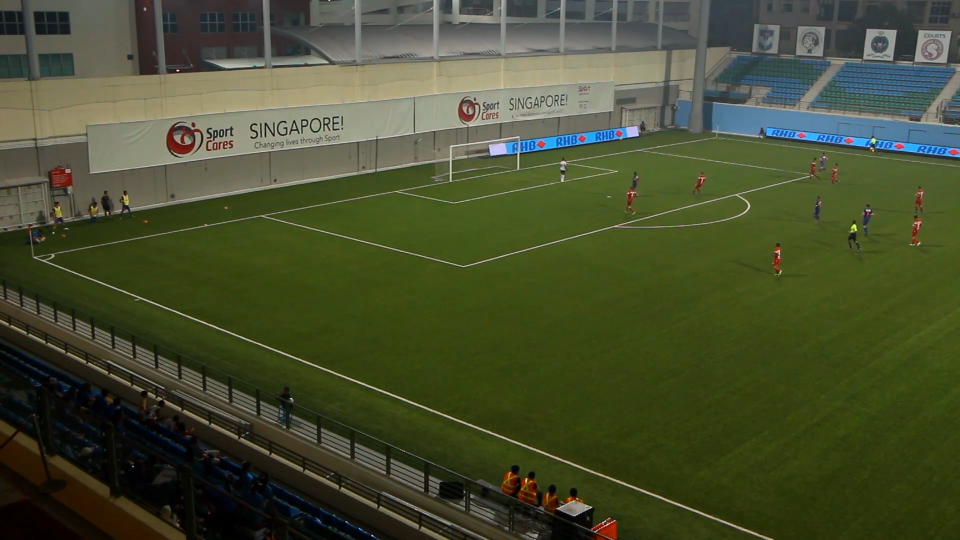
#> input picture imageLeft.jpg, 1920 x 1080 px, given in place of background.jpg, which was not available (shown at 1/2 size)
$ python tracking_white_goalie.py   (Python 2 division)   (older library calls are emulated)
#> lines starting #> are read from the running program, lines starting #| are printed output that depends on the picture; after the words box and inside, x2 and y2 are one past the last pixel; in counts of white or black regions, pixels touching at a corner belong together; pictures that were not available may be replaced by others from this repository, and a replacement may not be noted
import os
import numpy as np
import cv2
import copy


# [23 lines of commented-out code are left out]


cap = cv2.VideoCapture(os.getcwd() + "/stitchedVideo.avi")
firstFrame = cv2.imread(os.getcwd()+ "/background.jpg")
#> firstFrame is the input picture: shape (1080, 1920, 3); mean B, G, R 47.7, 77.9, 71.2
hsvBg = cv2.cvtColor(firstFrame, cv2.COLOR_BGR2HSV)
#> hsvBg: shape (1080, 1920, 3); mean H, S, V 41.8, 131.6, 81
frameCounts = int(cap.get(7))
lower_blue = np.array([110,50,50])
upper_blue = np.array([130,255,255])
lower_red = np.array([0,140,110])
upper_red = np.array([20,200,255])
# [6 lines of commented-out code are left out]
lower_white = np.array([100,90,100])
upper_white = np.array([150,120,140])
lower_yellow = np.array([30,150,200])
upper_yellow = np.array([100,255,255])

# lower_green = np.array([40,200,200])
# upper_green = np.array([71,255,255])
lower_green = np.array([30,150,200])
upper_green = np.array([100,255,255])


# lower_yellow = np.array([0,155,215])
# # bright green
# upper_yellow = np.array([100,255,255])
cv2.namedWindow("Final", 0)

#cv2.resizeWindow("Final", 1200,500)
height,width,layers = firstFrame.shape
#> height = 1080; width = 1920; layers = 3
maskImg = np.ones(firstFrame.shape[:2], dtype="uint8") * 255
# clahe = cv2.createCLAHE(clipLimit=2.0, tileGridSize=(4,4))
for i in range (0,frameCounts):
    _,frame = cap.read()
    hsv = cv2.cvtColor(frame, cv2.COLOR_BGR2HSV)
    kernel = np.ones((5,5),np.uint8)

    # find blue players
    maskBlue = cv2.inRange(hsv, lower_blue, upper_blue)
    res = cv2.bitwise_and(frame,frame, mask=maskBlue)
    image = cv2.cvtColor(res, cv2.COLOR_HSV2BGR)
    image = cv2.cvtColor(image, cv2.COLOR_BGR2GRAY)
    blurred = cv2.GaussianBlur(image, (33,33),1)
    # cv2.imshow('blur',blurred)
    # cv2.waitKey(0)
    dilation = cv2.dilate(blurred,kernel,iterations = 6)
    # cv2.imshow('dilation',dilation)
    # cv2.waitKey(0)
    _,threshBlue = cv2.threshold(dilation,10,255, cv2.THRESH_BINARY)
    (cntsBlue, _) = cv2.findContours(threshBlue,cv2.cv.CV_RETR_TREE,cv2.cv.CV_CHAIN_APPROX_SIMPLE)

    # find red players
    maskRed = cv2.inRange(hsv, lower_red, upper_red)
    res = cv2.bitwise_and(frame,frame, mask=maskRed)
    image = cv2.cvtColor(res, cv2.COLOR_HSV2BGR)
    image = cv2.cvtColor(image, cv2.COLOR_BGR2GRAY)
    blurred = cv2.GaussianBlur(image, (33,33),1)
    # cv2.imshow('blur',blurred)
    # cv2.waitKey(0)
    dilation = cv2.dilate(blurred,kernel,iterations = 6)
    # cv2.imshow('dilation',dilation)
    # cv2.waitKey(0)
    _,threshRed = cv2.threshold(dilation,10,255, cv2.THRESH_BINARY)
    (cntsRed, _) = cv2.findContours(threshRed,cv2.cv.CV_RETR_TREE,cv2.cv.CV_CHAIN_APPROX_SIMPLE)

    # find yellow players
    maskYellow = cv2.inRange(hsv, lower_yellow, upper_yellow)
    res = cv2.bitwise_and(frame,frame, mask=maskYellow)
    image = cv2.cvtColor(res, cv2.COLOR_HSV2BGR)
    image = cv2.cvtColor(image, cv2.COLOR_BGR2GRAY)
    blurred = cv2.GaussianBlur(image, (33,33),1)
    dilation = cv2.dilate(blurred,kernel,iterations = 6)
    _,threshYellow = cv2.threshold(dilation,10,255, cv2.THRESH_BINARY)
    (cntsYellow, _) = cv2.findContours(threshYellow,cv2.cv.CV_RETR_TREE,cv2.cv.CV_CHAIN_APPROX_SIMPLE)

    # find green players
    maskGreen = cv2.inRange(hsv, lower_green, upper_green)
    res = cv2.bitwise_and(frame,frame, mask=maskGreen)
    image = cv2.cvtColor(res, cv2.COLOR_HSV2BGR)
    image = cv2.cvtColor(image, cv2.COLOR_BGR2GRAY)
    blurred = cv2.GaussianBlur(image, (33,33),1)
    dilation = cv2.dilate(blurred,kernel,iterations = 6)
    _,threshGreen = cv2.threshold(dilation,10,255, cv2.THRESH_BINARY)
    (cntsGreen, _) = cv2.findContours(threshGreen,cv2.cv.CV_RETR_TREE,cv2.cv.CV_CHAIN_APPROX_SIMPLE)

    # find white players
    diff = cv2.absdiff(frame,firstFrame)
    #cv2.imshow("Final",diff)
    #cv2.waitKey(0)
    maskWhite = cv2.inRange(diff, lower_white, upper_white)
    res = cv2.bitwise_and(diff,diff, mask=maskWhite)
    #cv2.imshow("Final",res)
    #cv2.waitKey(0)
    #image = cv2.cvtColor(res, cv2.COLOR_HSV2BGR)
    image = cv2.cvtColor(res, cv2.COLOR_BGR2GRAY)
    #cv2.imshow("Final",image)
    #cv2.waitKey(0)
    blurred = cv2.GaussianBlur(image, (33,33),3)
    #cv2.imshow("Final",blurred)
    #cv2.waitKey(0)
    dilation = cv2.dilate(blurred,kernel,iterations = 6)
    #cv2.imshow("Final",dilation)
    #cv2.waitKey(30)
    _,threshWhite = cv2.threshold(dilation,6,255, cv2.THRESH_BINARY)
    #cv2.imshow("Final",threshWhite)
    #cv2.waitKey(30)
    (cntsWhite, _) = cv2.findContours(threshWhite,cv2.cv.CV_RETR_TREE,cv2.cv.CV_CHAIN_APPROX_SIMPLE)

    for c in cntsBlue:
        # if cv2.contourArea(c) < 100:
        #     # move to next contour
        #     continue
        M = cv2.moments(c)
        if (M['m00'] != 0):
            cx = int(M['m10']/M['m00'])
            cy = int(M['m01']/M['m00'])
            cv2.circle(frame, (cx,cy), 15,(255,0,0),2)

    for c in cntsRed:
        # if cv2.contourArea(c) < 5:
        #     # move to next contour
        #     continue
        M = cv2.moments(c)
        if (M['m00'] != 0):
            cx = int(M['m10']/M['m00'])
            cy = int(M['m01']/M['m00'])
            cv2.circle(frame, (cx,cy), 15,(0,0,255),2)

    for c in cntsYellow:
        # if cv2.contourArea(c) < 200:
        #     # move to next contour
        #     continue
        M = cv2.moments(c)
        if (M['m00'] != 0):
            cx = int(M['m10']/M['m00'])
            cy = int(M['m01']/M['m00'])
            cv2.circle(frame, (cx,cy), 15,(0,255,255),2)

    for c in cntsYellow:
        # if cv2.contourArea(c) < 200:
        #     # move to next contour
        #     continue
        M = cv2.moments(c)
        if (M['m00'] != 0):
            cx = int(M['m10']/M['m00'])
            cy = int(M['m01']/M['m00'])
            cv2.circle(frame, (cx,cy), 15,(0,255,0),2)

    for c in cntsWhite:
        # if cv2.contourArea(c) < 200:
        #     # move to next contour
        #     continue
        M = cv2.moments(c)
        if cv2.contourArea(c) >1000:
            if (M['m00'] != 0):
                cx = int(M['m10']/M['m00'])
                cy = int(M['m01']/M['m00'])
                print cx,cy
                if (175<cx<2542 and 116<cy<519):
                    cv2.circle(frame, (cx,cy), 15,(255,255,255),2)

    resizedImage = cv2.resize(frame,(2451,270))
    cv2.imshow("Final", resizedImage)
    cv2.waitKey(30)
#> this loop made 1 pass
#> pass 1, `maskBlue = cv2.inRange(hsv, lower_blue, upper_blue)`:
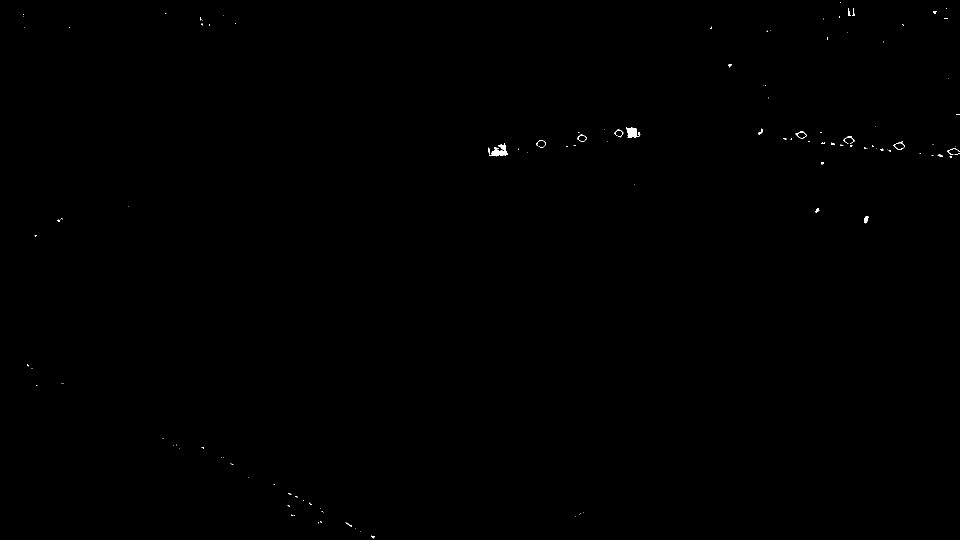
#> maskBlue: shape (1080, 1920) (shown at 1/2 size); 0.11% white; 129 white regions (109 under 20 px), largest, box (x1, y1, x2, y2) and area: (983, 286, 1016, 313) 448, (1252, 255, 1281, 276) 385, (1787, 283, 1810, 300) 84
#> after the loop: blurred: shape (1080, 1920); every value is 0
#> after the loop: diff: shape (1080, 1920, 3); every value is 0
#> after the loop:
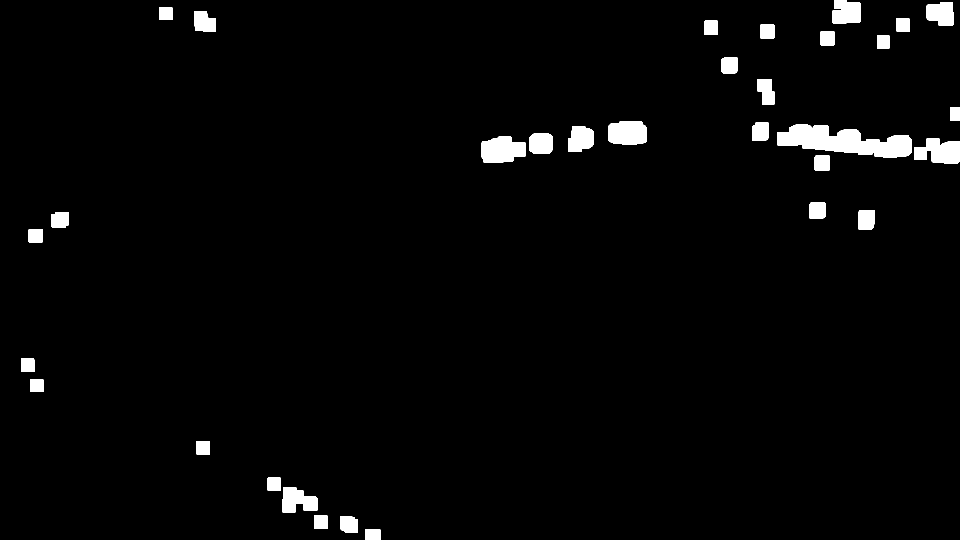
#> threshBlue: shape (1080, 1920) (shown at 1/2 size); 2.5% white; 32 white regions, largest, box (x1, y1, x2, y2) and area: (1554, 249, 1823, 316) 10546, (963, 273, 1051, 325) 3703, (1828, 277, 1920, 327) 3406
#> after the loop:
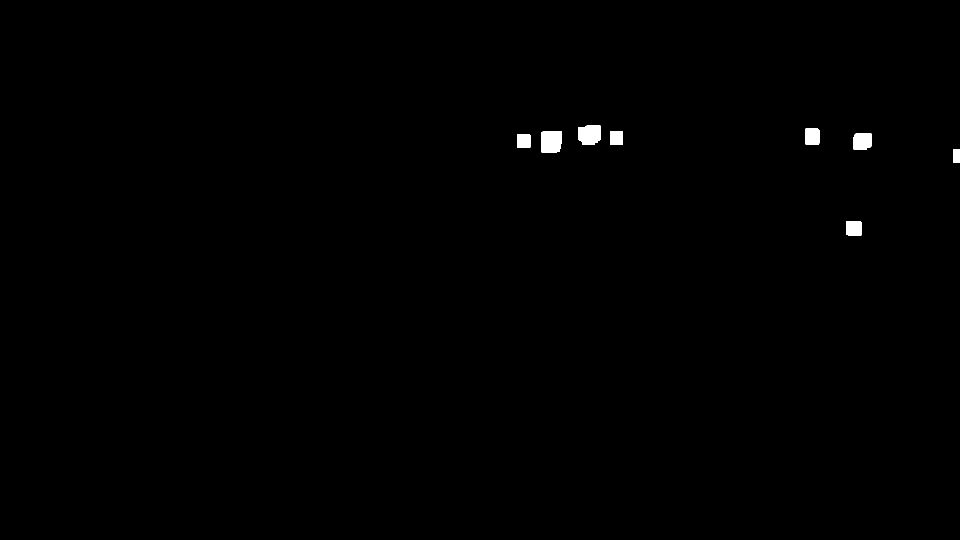
#> threshGreen: shape (1080, 1920) (shown at 1/2 size); 0.39% white; 8 white regions, largest, box (x1, y1, x2, y2) and area: (1082, 262, 1124, 306) 1737, (1157, 251, 1202, 290) 1565, (1707, 266, 1743, 299) 1125
#> after the loop:
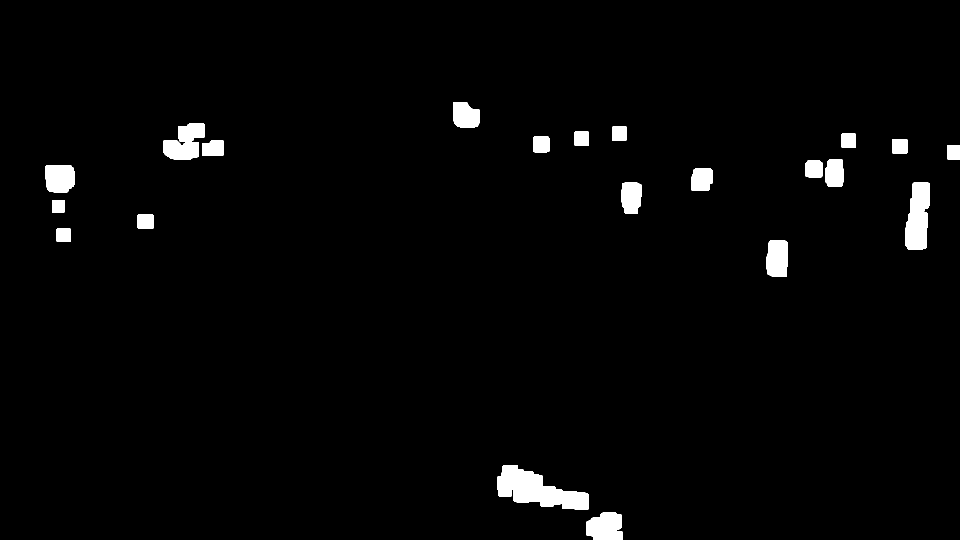
#> threshRed: shape (1080, 1920) (shown at 1/2 size); 2.2% white; 22 white regions, largest, box (x1, y1, x2, y2) and area: (994, 931, 1178, 1019) 8690, (1811, 365, 1860, 500) 5185, (1172, 1025, 1246, 1080) 3377
#cv2.waitKey(0)
cv2.destroyAllWindows()
cap.release()
